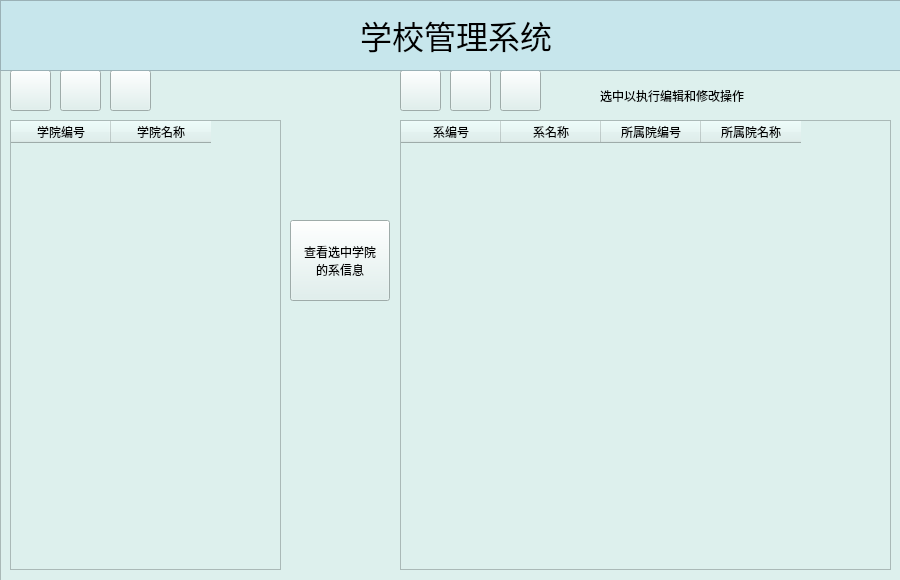
<?xml version="1.0" encoding="UTF-8"?>
<ui version="4.0">
 <class>MainWindow</class>
 <widget class="QMainWindow" name="MainWindow">
  <property name="geometry">
   <rect>
    <x>0</x>
    <y>0</y>
    <width>900</width>
    <height>580</height>
   </rect>
  </property>
  <property name="minimumSize">
   <size>
    <width>900</width>
    <height>580</height>
   </size>
  </property>
  <property name="maximumSize">
   <size>
    <width>900</width>
    <height>580</height>
   </size>
  </property>
  <property name="windowTitle">
   <string>学校管理系统</string>
  </property>
  <widget class="QWidget" name="centralWidget">
   <widget class="QFrame" name="frame">
    <property name="geometry">
     <rect>
      <x>0</x>
      <y>70</y>
      <width>901</width>
      <height>520</height>
     </rect>
    </property>
    <property name="styleSheet">
     <string notr="true">background-color: rgb(221, 240, 237);  </string>
    </property>
    <property name="frameShape">
     <enum>QFrame::StyledPanel</enum>
    </property>
    <property name="frameShadow">
     <enum>QFrame::Raised</enum>
    </property>
    <widget class="QTableWidget" name="tableWidgetCollege">
     <property name="geometry">
      <rect>
       <x>10</x>
       <y>50</y>
       <width>271</width>
       <height>450</height>
      </rect>
     </property>
     <property name="editTriggers">
      <set>QAbstractItemView::NoEditTriggers</set>
     </property>
     <column>
      <property name="text">
       <string>学院编号</string>
      </property>
     </column>
     <column>
      <property name="text">
       <string>学院名称</string>
      </property>
     </column>
    </widget>
    <widget class="QPushButton" name="BtnSearchCollege">
     <property name="geometry">
      <rect>
       <x>290</x>
       <y>150</y>
       <width>100</width>
       <height>81</height>
      </rect>
     </property>
     <property name="text">
      <string>查看选中学院
的系信息</string>
     </property>
    </widget>
    <widget class="QTableWidget" name="tableWidgetFaculty">
     <property name="geometry">
      <rect>
       <x>400</x>
       <y>50</y>
       <width>491</width>
       <height>450</height>
      </rect>
     </property>
     <property name="editTriggers">
      <set>QAbstractItemView::NoEditTriggers</set>
     </property>
     <column>
      <property name="text">
       <string>系编号</string>
      </property>
     </column>
     <column>
      <property name="text">
       <string>系名称</string>
      </property>
     </column>
     <column>
      <property name="text">
       <string>所属院编号</string>
      </property>
     </column>
     <column>
      <property name="text">
       <string>所属院名称</string>
      </property>
     </column>
    </widget>
    <widget class="QPushButton" name="BtnAddCollege">
     <property name="geometry">
      <rect>
       <x>10</x>
       <y>0</y>
       <width>41</width>
       <height>41</height>
      </rect>
     </property>
     <property name="text">
      <string/>
     </property>
     <property name="icon">
      <iconset resource="icons.qrc">
       <normaloff>:/icon/OperationIcon/pictures/添加.png</normaloff>:/icon/OperationIcon/pictures/添加.png</iconset>
     </property>
     <property name="iconSize">
      <size>
       <width>32</width>
       <height>32</height>
      </size>
     </property>
     <property name="autoRepeat">
      <bool>false</bool>
     </property>
     <property name="autoExclusive">
      <bool>false</bool>
     </property>
    </widget>
    <widget class="QPushButton" name="BtnModifyCollege">
     <property name="geometry">
      <rect>
       <x>60</x>
       <y>0</y>
       <width>41</width>
       <height>41</height>
      </rect>
     </property>
     <property name="text">
      <string/>
     </property>
     <property name="icon">
      <iconset resource="icons.qrc">
       <normaloff>:/icon/OperationIcon/pictures/修改.png</normaloff>:/icon/OperationIcon/pictures/修改.png</iconset>
     </property>
     <property name="iconSize">
      <size>
       <width>32</width>
       <height>32</height>
      </size>
     </property>
     <property name="autoRepeat">
      <bool>false</bool>
     </property>
     <property name="autoExclusive">
      <bool>false</bool>
     </property>
    </widget>
    <widget class="QPushButton" name="BtnDeleteCollege">
     <property name="geometry">
      <rect>
       <x>110</x>
       <y>0</y>
       <width>41</width>
       <height>41</height>
      </rect>
     </property>
     <property name="text">
      <string/>
     </property>
     <property name="icon">
      <iconset resource="icons.qrc">
       <normaloff>:/icon/OperationIcon/pictures/删除.png</normaloff>:/icon/OperationIcon/pictures/删除.png</iconset>
     </property>
     <property name="iconSize">
      <size>
       <width>32</width>
       <height>32</height>
      </size>
     </property>
     <property name="autoRepeat">
      <bool>false</bool>
     </property>
     <property name="autoExclusive">
      <bool>false</bool>
     </property>
    </widget>
    <widget class="QPushButton" name="BtnDeleteFaculty">
     <property name="geometry">
      <rect>
       <x>500</x>
       <y>0</y>
       <width>41</width>
       <height>41</height>
      </rect>
     </property>
     <property name="text">
      <string/>
     </property>
     <property name="icon">
      <iconset resource="icons.qrc">
       <normaloff>:/icon/OperationIcon/pictures/删除.png</normaloff>:/icon/OperationIcon/pictures/删除.png</iconset>
     </property>
     <property name="iconSize">
      <size>
       <width>32</width>
       <height>32</height>
      </size>
     </property>
     <property name="autoRepeat">
      <bool>false</bool>
     </property>
     <property name="autoExclusive">
      <bool>false</bool>
     </property>
    </widget>
    <widget class="QPushButton" name="BtnAddFaculty">
     <property name="geometry">
      <rect>
       <x>400</x>
       <y>0</y>
       <width>41</width>
       <height>41</height>
      </rect>
     </property>
     <property name="text">
      <string/>
     </property>
     <property name="icon">
      <iconset resource="icons.qrc">
       <normaloff>:/icon/OperationIcon/pictures/添加.png</normaloff>:/icon/OperationIcon/pictures/添加.png</iconset>
     </property>
     <property name="iconSize">
      <size>
       <width>32</width>
       <height>32</height>
      </size>
     </property>
     <property name="autoRepeat">
      <bool>false</bool>
     </property>
     <property name="autoExclusive">
      <bool>false</bool>
     </property>
    </widget>
    <widget class="QPushButton" name="BtnModifyFaculty">
     <property name="geometry">
      <rect>
       <x>450</x>
       <y>0</y>
       <width>41</width>
       <height>41</height>
      </rect>
     </property>
     <property name="text">
      <string/>
     </property>
     <property name="icon">
      <iconset resource="icons.qrc">
       <normaloff>:/icon/OperationIcon/pictures/修改.png</normaloff>:/icon/OperationIcon/pictures/修改.png</iconset>
     </property>
     <property name="iconSize">
      <size>
       <width>32</width>
       <height>32</height>
      </size>
     </property>
     <property name="autoRepeat">
      <bool>false</bool>
     </property>
     <property name="autoExclusive">
      <bool>false</bool>
     </property>
    </widget>
    <widget class="QLabel" name="label">
     <property name="geometry">
      <rect>
       <x>600</x>
       <y>10</y>
       <width>211</width>
       <height>31</height>
      </rect>
     </property>
     <property name="text">
      <string>选中以执行编辑和修改操作</string>
     </property>
    </widget>
   </widget>
   <widget class="QFrame" name="frame_2">
    <property name="geometry">
     <rect>
      <x>0</x>
      <y>0</y>
      <width>901</width>
      <height>71</height>
     </rect>
    </property>
    <property name="styleSheet">
     <string notr="true">background-color: rgb(199, 230, 236); </string>
    </property>
    <property name="frameShape">
     <enum>QFrame::StyledPanel</enum>
    </property>
    <property name="frameShadow">
     <enum>QFrame::Raised</enum>
    </property>
    <widget class="QLabel" name="label_2">
     <property name="geometry">
      <rect>
       <x>360</x>
       <y>10</y>
       <width>191</width>
       <height>50</height>
      </rect>
     </property>
     <property name="font">
      <font>
       <pointsize>24</pointsize>
      </font>
     </property>
     <property name="text">
      <string>学校管理系统</string>
     </property>
    </widget>
   </widget>
  </widget>
 </widget>
 <layoutdefault spacing="6" margin="11"/>
 <resources>
  <include location="icons.qrc"/>
 </resources>
 <connections/>
</ui>
